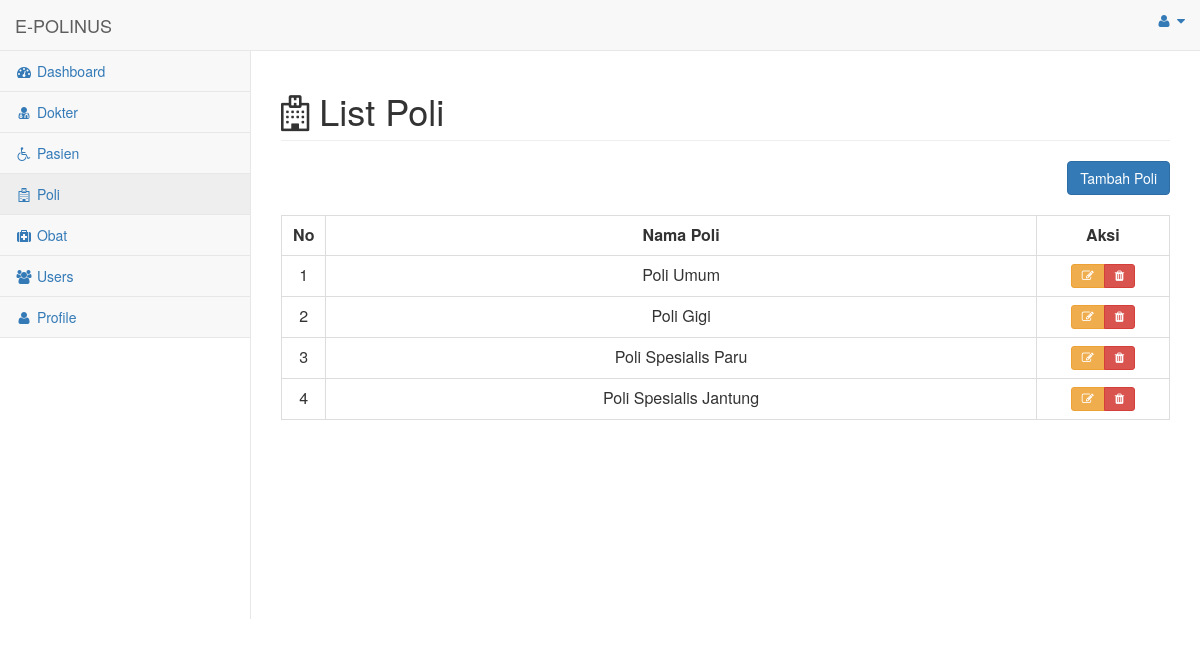
The app's page /menu/menu_poli.php (signed in) with its own data.
### tables this page shows
CREATE TABLE `poli` (
  `id` int(11) UNSIGNED NOT NULL,
  `nama_poli` varchar(25) NOT NULL,
  `keterangan` text NOT NULL
);

### menu/menu_poli.php (the view, shortened to what this page needs)
<html>
<head>
    <link href="../vendor/bootstrap/css/bootstrap.min.css" rel="stylesheet">
    <link href="../vendor/metisMenu/metisMenu.min.css" rel="stylesheet">
    <link href="../dist/css/sb-admin-2.css" rel="stylesheet">
    <link href="../vendor/morrisjs/morris.css" rel="stylesheet">
    <link href="../vendor/font-awesome/css/font-awesome.min.css" rel="stylesheet" type="text/css">
    <link href="../vendor/datatables-plugins/dataTables.bootstrap.css" rel="stylesheet">
    <link href="../vendor/datatables-responsive/dataTables.responsive.css" rel="stylesheet">
    <link rel="stylesheet" href="https://maxcdn.bootstrapcdn.com/bootstrap/3.4.1/css/bootstrap.min.css">
</head>
<body>
<div id="wrapper">
        <nav class="navbar navbar-default navbar-static-top" role="navigation" style="margin-bottom: 0">
            <div class="navbar-header">
                <a class="navbar-brand" >E-POLINUS</a>
            </div>
            <ul class="nav navbar-top-links navbar-right">
                <li class="dropdown">
                    <a class="dropdown-toggle" data-toggle="dropdown" href="#">
                        <i class="fa fa-user fa-fw"></i> <i class="fa fa-caret-down"></i>
                    </a>
                </li>
            </ul>
            <div class="navbar-default sidebar" role="navigation">
                <div class="sidebar-nav navbar-collapse">
                    <ul class="nav" id="side-menu">
                        <li>
                            <a href="../halaman_admin.php"><i class="fa fa-dashboard fa-fw"></i> Dashboard</a>
                        </li>
                        <li>
                            <a href="menu_dokter.php"><i class="fa fa-user-md fa-fw"></i> Dokter</a>
                        </li>
                        <li>
                            <a href="menu_pasien.php"><i class="fa fa fa-wheelchair fa-fw"></i> Pasien</a>
                        </li>
                        <li>
                            <a href="menu_poli.php"><i class="fa fa fa-hospital-o fa-fw"></i> Poli</a>
                        </li>
                        <li>
                            <a href="menu_obat.php"><i class="fa fa fa-medkit fa-fw"></i> Obat</a>
                        </li>
                        <li>
                            <a href="menu_users.php"><i class="fa fa-users fa-fw"></i> Users</a>
                        </li>
                        <li>
                            <a href="menu_profile.php"><i class="fa fa-user fa-fw"></i> Profile</a>
                        </li>
                    </ul>
                </div>
            </div>
        </nav>
<div id="page-wrapper">
            <div class="row">
                <div class="col-lg-12">
                    <h1 class="page-header"><i class="fa fa-hospital-o"></i> List Poli</h1>
                </div>
                <div class="col-lg-12">
                <div style='float: right;' >
                          <button type="button" class="btn btn-primary btn-icon-split" data-toggle="modal" data-target="#myModal">Tambah Poli</button>
	            </div>
	            </div>
            </div>
            <br>
            <div class="card-body">
                <div class="table-responsive">
                    <table class="table table-bordered" id="dataTable" width="100%" cellspacing="0">
                    <tr align="center" style="font-weight:bold">
                    <td width="5%">No</td>
                    <td>Nama Poli</td>
                    <td width="15%">Aksi</td>
                    </tr>
                    <?php
                        include '../koneksi.php';
                        $no = 1;
                        $query = "SELECT * FROM poli WHERE id NOT IN ( 5 )";
                        $result = mysqli_query($koneksi, $query);
                        while ($row = mysqli_fetch_array($result)) :
                            ?>
                                    <tr align="center">
                                    <td><?= $no++ ?></td>
                                    <td><?= $row['nama_poli'] ?></td>
                                    <td>
                                        <div class="btn-group" role="group">
                                        <a title="Edit Data" type="button" class="btn btn-sm btn-warning" data-toggle="modal" data-target="#modalEdit<?=$no?>"><i class="fa fa-edit"></i></a>
                                        <a title="Hapus Data" type="button" class="btn btn-sm btn-danger" data-toggle="modal" data-target="#modalHapus<?=$no?>" ><i class="fa fa-trash"></i></a>
                                        </div>
                                    </td>
                                    </tr>
                                    <?php endwhile; ?>
                    </table>
                </div>
            </div>
</div>
</div>
</body>
</html>

### records on screen
poli: nama_poli "Poli Umum"
poli: nama_poli "Poli Gigi"
poli: nama_poli "Poli Spesialis Paru"
poli: nama_poli "Poli Spesialis Jantung"
